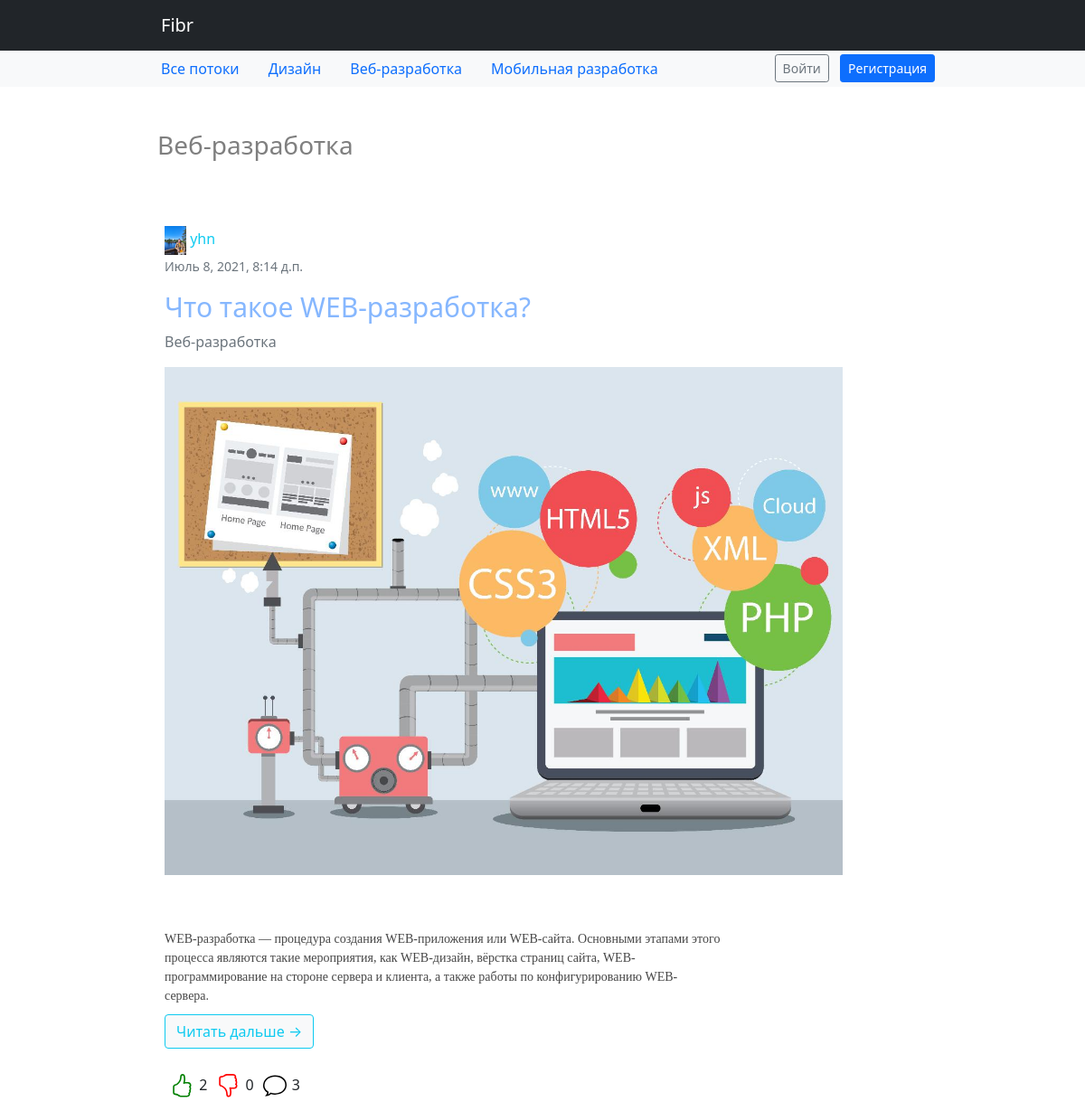
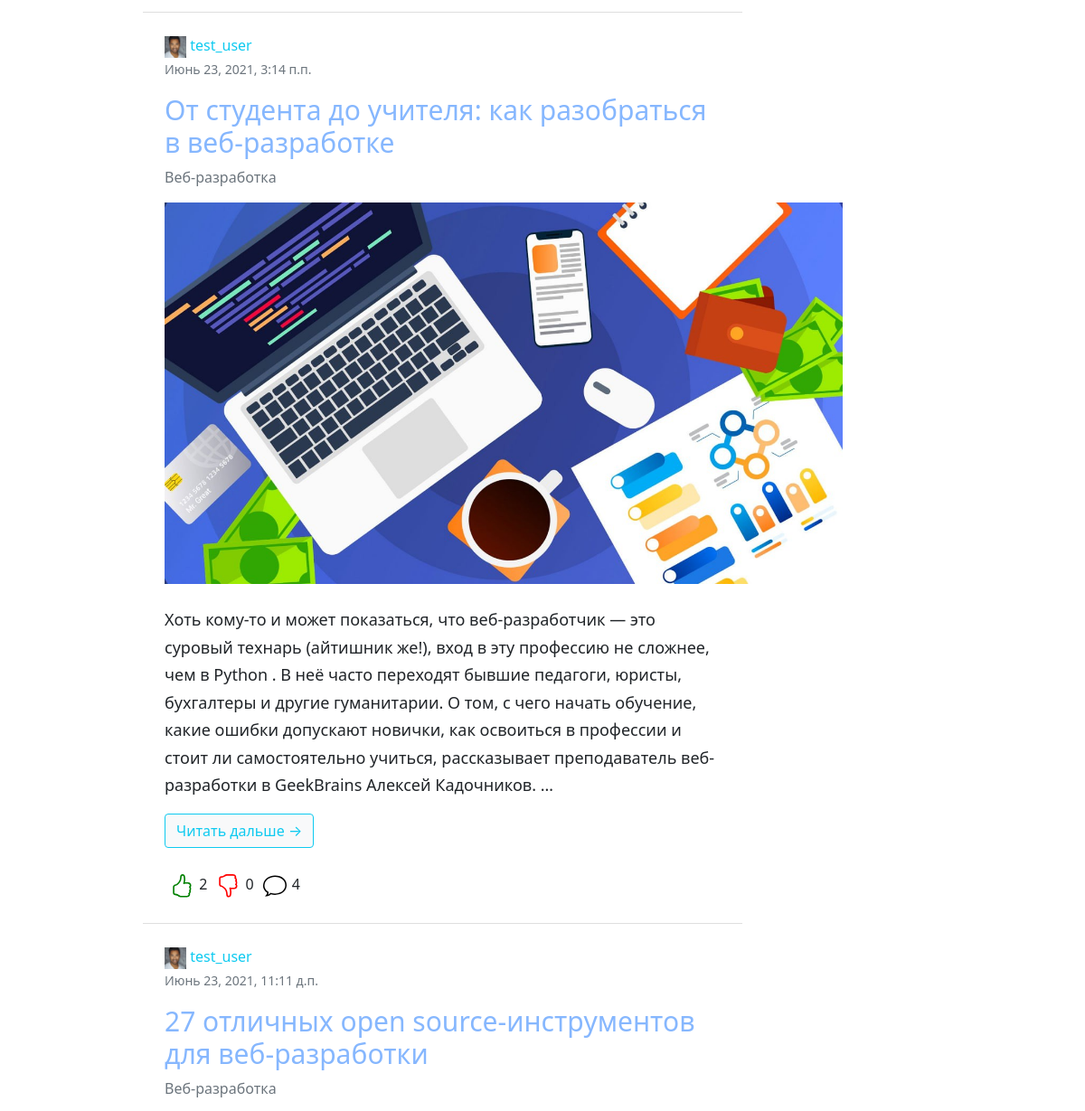
Before: /hub/44/ (upper part) with the older database file (2 pictures, top to bottom).
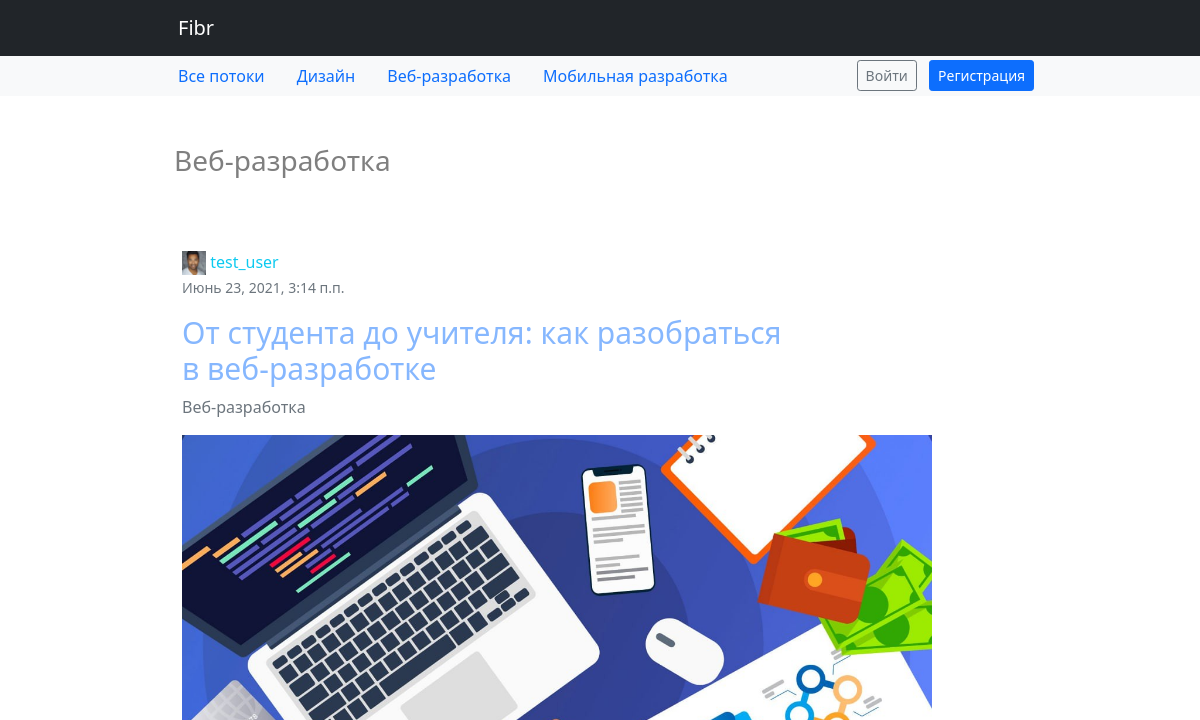
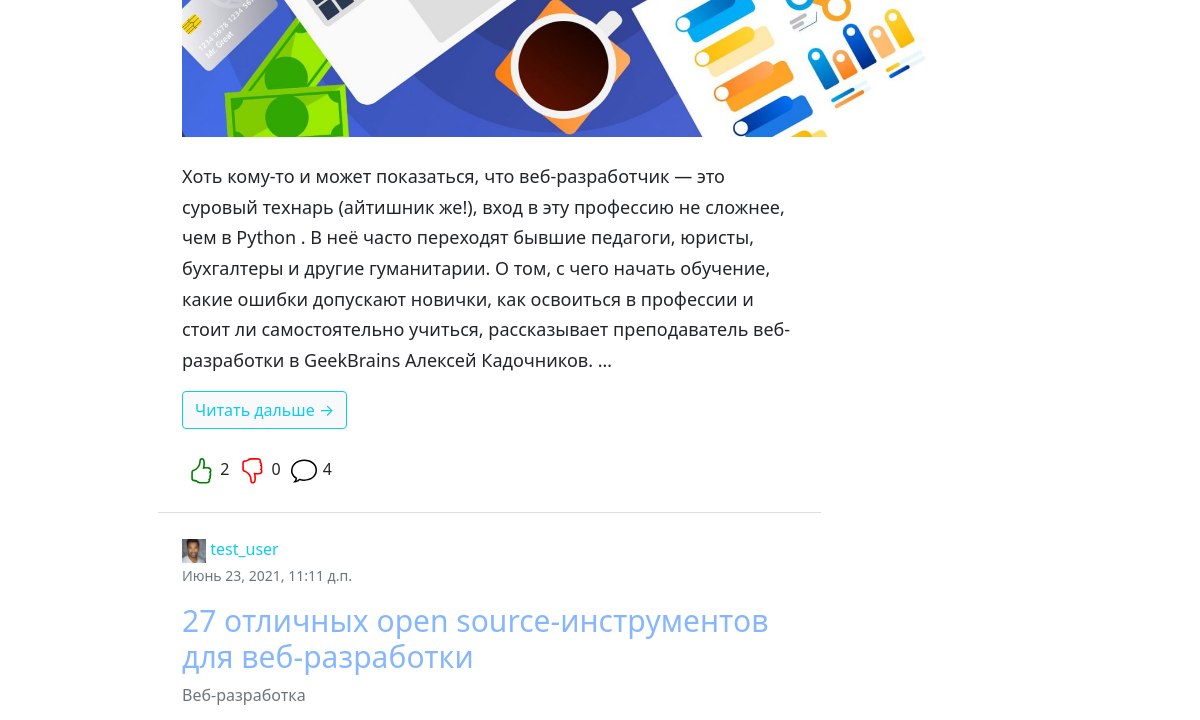
After: the same page with the newer database file (2 pictures, top to bottom).
### hub/models.py (models this page shows)
class Topic(models.Model):
    name = models.CharField(max_length=64)
    short_description = models.TextField(blank=True)
    class Meta:
        verbose_name = 'Тематика'
        verbose_name_plural = 'Тематики'
    def __str__(self):
        return self.name

### article/models.py (models this page shows, shortened)
class Article(models.Model):
    user = models.ForeignKey(User, on_delete=models.CASCADE)
    topic = models.ForeignKey(Topic, on_delete=models.CASCADE, verbose_name='Раздел')
    title = models.CharField(max_length=64, unique=True, verbose_name='Название')
    content = models.TextField(blank=True, verbose_name='Статья')
    image = models.ImageField(upload_to='article_images', blank=True, verbose_name='Фото')
    is_active = models.BooleanField(default=True, verbose_name='Активна', db_index=True)
    is_published = models.BooleanField(default=False, verbose_name='Опубликовать', db_index=True)
    is_moderated = models.BooleanField(default=False, verbose_name='На модерацию', db_index=True)
    created_at = models.DateTimeField(auto_now_add=True)
    updated_at = models.DateTimeField(auto_now=True)
    moderate_comment = models.TextField(blank=True, verbose_name='Замечания модератора')
    class Meta:
        verbose_name = 'Статья'
        verbose_name_plural = 'Статьи'
    @staticmethod
    def get_articles():
        return Article.objects.filter(is_active=True, is_published=True)
    @staticmethod
    def get_moderated_articles():
        return Article.objects.filter(is_active=True, is_moderated=True)
    def get_total_likes(self):
        likes = Like.objects.filter(article=self, is_liked=True, is_for_comment=False)
        return len(likes)
    def get_total_dislikes(self):
        likes = Like.objects.filter(article=self, is_disliked=True, is_for_comment=False)
        return len(likes)
    def get_total_comments(self):
        comments = Comment.objects.filter(article=self, is_for_comment=False)
        return len(comments)

### authapp/models.py (models this page shows, shortened)
class User(AbstractUser):
    image = models.ImageField(upload_to='users_avatars', blank=True, default='users_avatars/default.jpg')
    birthday = models.DateField(blank=True, null=True)
    is_moderator = models.BooleanField(default=False)
    def __str__(self):
        return self.username

### hub/views.py (the view)
# urls.py: path('<int:pk>/', hub.TopicView.as_view(), name='topic')
class TopicView(DetailView):
    model = Topic
    template_name = 'hub/hub.html'
    def get_context_data(self, **kwargs):
        context = super().get_context_data(**kwargs)
        context['articles'] = Article.get_articles().filter(topic=self.kwargs.get('pk')).order_by('-created_at')
        return context

### context_processor.py (called while the page is built)
def topic_list(request):
    return {"topic_list": Topic.objects.all()}

def moderated_article_count(self):
    return {'moderated_articles_count': Article.get_moderated_articles().count()}

### hub/templates/hub/hub.html (shortened to what this page needs)
{% extends 'hub/base.html' %}
{% load static %}
{% block content %}
<section>
    <div class="container w-75 p-2">
        <ul class="list-group list-group-flush w-75">
            {% for article in articles %}
            <li class="list-group-item p-4">
                <div class="row">
                    <header class="accordion-header">
                        <a href="{% url 'auth:user_info' article.user.pk %}" class="text-info" title="Автор публикации" style="text-decoration: none;">
                            <img src="{{ article.user.image.url }}" width="24" height="24" class="img-fluid" alt="img">
                            <span class="text">{{ article.user }}</span>
                        </a>
                        <p class="timelist text-muted"><small> {{ article.created_at }}</small></p>
                    </header>
                    <div class="col-sm-12">
                        <a href="{% url 'article:article' article.pk %}" class="card-title text-decoration-none"
                            style="color: #86b7fe; cursor: pointer">
                            <h1 class="text" style="font-size: 30px;">
                                {{ article.title }}
                            </h1>
                        </a>
                        <p class="text-muted"> {{ article.topic }}
                        </p>
                        <div class="col-sm-4">
                            {% if article.image %}
                            <img src="{{ article.image.url }}" class="img-responsive" alt="img" width="750">
                            {% endif %}
                        </div>
                        <br>
                        <p class="card-text" style="line-height: 1.70;font-size: 18px;overflow-wrap: break-word;">
                            {{ article.content|safe|truncatewords:60 }}</p>
                        <a class="text-decoration-none" href="{% url 'article:article' article.pk %}">
                            <button type="button" class="btn bg-light btn-outline-info"> Читать дальше →
                            </button>
                        </a>
                        <div class="d-flex justify-content-lg-start mt-4">
                            <div class="m-1">
                                {{ article.get_total_likes }}</div>
                            <div class="m-1">
                                {{ article.get_total_dislikes }}</div>
                            <div class="m-1">
                                {{ article.get_total_comments }}</div>
                        </div>
                    </div>
                </div>
            </li>
            {% endfor %}
        </ul>
    </div>
</section>
{% endblock %}

### hub/templates/hub/base.html (shortened to what this page needs)
{% load static %}
<!DOCTYPE html>
<html lang="en">
<head>
    <link href="{% static 'css/header.css' %}" rel="stylesheet"/>
</head>
<body>
{% include 'mainapp/includes/inc_nav_menu.html' %}
<div class="h3 pt-5 px-lg-3 pb-4 text-black-50">
    <div class="container w-75">
        <h3 class="h3"> {{ object.name }} </h3>
    </div>
</div>
{% block content %} {% endblock %}
</body>
</html>

### mainapp/templates/mainapp/includes/inc_nav_menu.html (shortened to what this page needs)
<nav class="navbar navbar-expand-lg navbar-dark bg-dark">
    <div class="container w-75">
        <a class="navbar-brand px-lg-3" href="/">Fibr</a>
    </div>
</nav>
<nav id="navbar_top" class="navbar-expand-md navbar-light bg-light">
    <div class="container d-flex justify-content-between w-75">
        <ul class="nav justify-content-center">
            <li class="nav-item">
                <a class="nav-link" href="/">Все потоки</a>
            </li>
            {% for topic in topic_list %}
                <li class="nav-item">
                    <a class="nav-link" href="{% url 'hub:topic' topic.pk %}">
                        {{ topic.name }}
                    </a>
                </li>
            {% endfor %}
        </ul>
        <ul class="nav">
            <li class="nav-item">
                <div class="d-grid gap-2 d-md-block mt-1">
                    {% if user.is_authenticated %}
                        <button class="btn btn-outline-secondary btn-sm my-0 m-1" type="button"
                                onclick="location.href='{% url 'auth:logout' %}'">
                            Выйти
                        </button>
                    {% else %}
                        <button class="btn btn-outline-secondary btn-sm my-0 m-1" type="button"
                                onclick="location.href='{% url 'auth:login' %}'">
                            Войти
                        </button>
                        <button class="btn btn-primary btn-sm my-0 m-1 " type="button"
                                onclick="location.href='{% url 'auth:register' %}'">Регистрация
                        </button>
                    {% endif %}
                </div>
            </li>
        </ul>
    </div>
</nav>

Changed rows visible on the page:
no longer on this page (row edited): Article: user.image (picture), user "yhn", created_at "Июль 8, 2021, 8:14 д.п.", title "Что такое WEB-разработка?", topic "Веб-разработка", image (picture), content "WEB-разработка — процедура создания WEB-приложения или WEB-сайта. Основными этапами этого процесса являются такие мероприятия, как WEB-дизайн, вёрстка страниц сайта, WEB-программирование на стороне сервера и клиента, а также работы по конфигурированию WEB-сервера.", get_total_likes "2", get_total_dislikes "0", get_total_comments "3"
